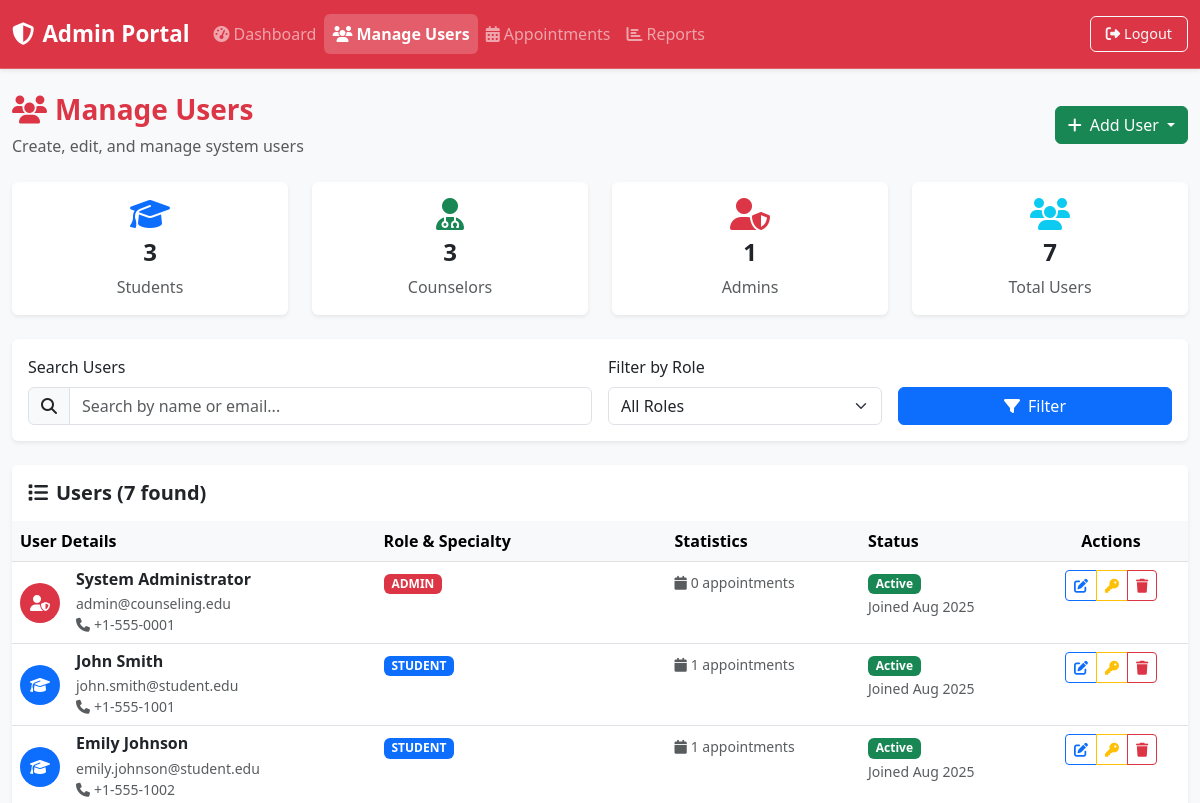
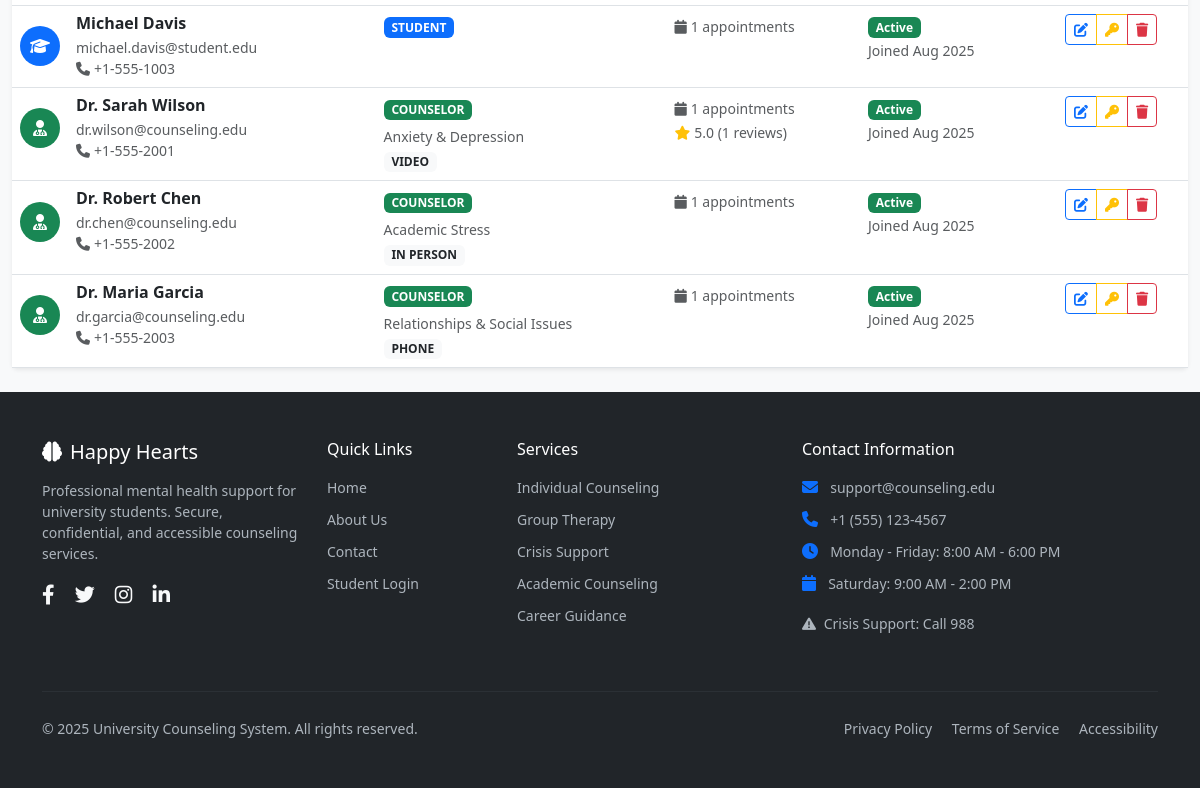
The page /admin/manage_users.php (signed in) on the database as committed earlier (2 pictures, top to bottom).
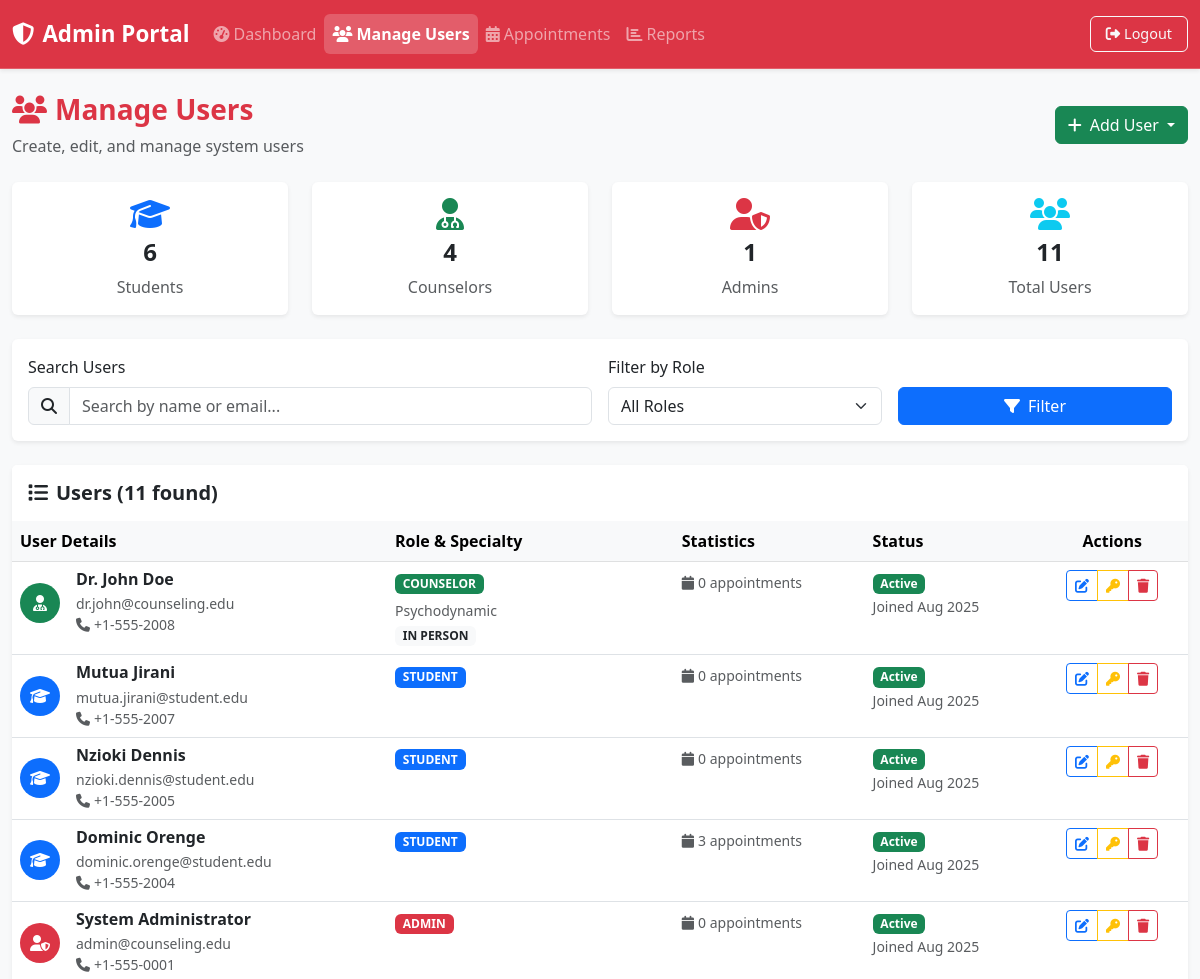
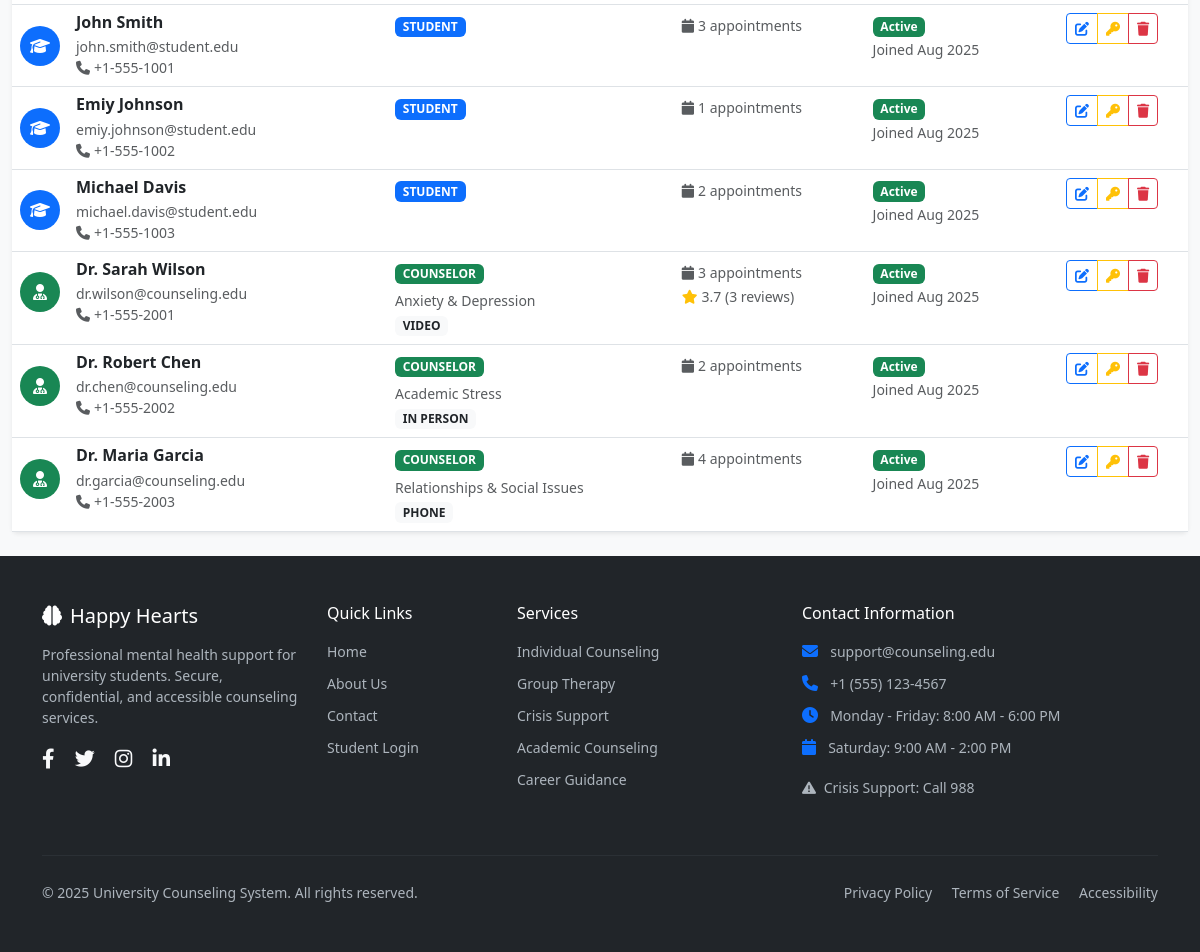
The same page on the database as committed later (2 pictures, top to bottom).
### tables this page shows
CREATE TABLE `users` (
  `id` bigint NOT NULL AUTO_INCREMENT,
  `role` enum('STUDENT','COUNSELOR','ADMIN') NOT NULL,
  `name` varchar(150) NOT NULL,
  `email` varchar(150) NOT NULL,
  `password_hash` varchar(255) NOT NULL,
  `phone` varchar(20) DEFAULT NULL,
  `created_at` timestamp NULL DEFAULT CURRENT_TIMESTAMP,
  PRIMARY KEY (`id`),
  UNIQUE KEY `email` (`email`)
);

CREATE TABLE `counselor_profiles` (
  `user_id` bigint NOT NULL,
  `specialty` varchar(150) DEFAULT NULL,
  `meeting_mode` enum('IN_PERSON','VIDEO','PHONE') DEFAULT NULL,
  `bio` text,
  `location` varchar(150) DEFAULT NULL,
  PRIMARY KEY (`user_id`),
  CONSTRAINT `counselor_profiles_ibfk_1` FOREIGN KEY (`user_id`) REFERENCES `users` (`id`) ON DELETE CASCADE
);

### admin/manage_users.php (the view, shortened to what the rows shown need)
<?php
require_once '../config/db.php';
$query = "
    SELECT u.*, cp.specialty, cp.meeting_mode, cp.bio, cp.location,
           (SELECT COUNT(*) FROM appointments WHERE student_id = u.id OR counselor_id = u.id) as appointment_count,
           (SELECT AVG(rating) FROM feedback f
            JOIN sessions s ON f.session_id = s.id
            JOIN appointments a ON s.appointment_id = a.id
            WHERE a.counselor_id = u.id) as avg_rating,
           (SELECT COUNT(*) FROM feedback f
            JOIN sessions s ON f.session_id = s.id
            JOIN appointments a ON s.appointment_id = a.id
            WHERE a.counselor_id = u.id) as feedback_count
    FROM users u
    LEFT JOIN counselor_profiles cp ON u.id = cp.user_id
    WHERE 1=1
";
$params = [];
$query .= " ORDER BY u.created_at DESC";
$stmt = $pdo->prepare($query);
$stmt->execute($params);
$users = $stmt->fetchAll();
$stmt = $pdo->query("SELECT role, COUNT(*) as count FROM users GROUP BY role");
$role_counts = [];
while ($row = $stmt->fetch()) {
    $role_counts[$row['role']] = $row['count'];
}
?>
<!DOCTYPE html>
<html lang="en">
<head>
    <link href="https://cdn.jsdelivr.net/npm/bootstrap@5.3.0/dist/css/bootstrap.min.css" rel="stylesheet">
    <link href="https://cdnjs.cloudflare.com/ajax/libs/font-awesome/6.4.0/css/all.min.css" rel="stylesheet">
    <link href="../assets/css/app.css" rel="stylesheet">
</head>
<body class="bg-light">
    <div class="container-fluid py-4">
        <div class="row">
            <div class="col-12">
                <div class="d-flex justify-content-between align-items-center mb-4">
                    <div>
                        <h1 class="h3 fw-bold text-danger">
                            <i class="fas fa-users me-2"></i>Manage Users
                        </h1>
                    </div>
                </div>
            </div>
        </div>
        <div class="row g-4 mb-4">
            <div class="col-md-3">
                <div class="card border-0 shadow-sm text-center">
                    <div class="card-body">
                        <i class="fas fa-graduation-cap text-primary fs-2 mb-2"></i>
                        <h4 class="fw-bold"><?= $role_counts['STUDENT'] ?? 0 ?></h4>
                        <p class="text-muted mb-0">Students</p>
                    </div>
                </div>
            </div>
            <div class="col-md-3">
                <div class="card border-0 shadow-sm text-center">
                    <div class="card-body">
                        <i class="fas fa-user-md text-success fs-2 mb-2"></i>
                        <h4 class="fw-bold"><?= $role_counts['COUNSELOR'] ?? 0 ?></h4>
                        <p class="text-muted mb-0">Counselors</p>
                    </div>
                </div>
            </div>
        </div>
        <div class="card border-0 shadow-sm">
            <div class="card-body p-0">
                <div class="table-responsive">
                    <table class="table table-hover mb-0">
                        <thead class="table-light">
                            <tr>
                                <th>User Details</th>
                                <th>Role & Specialty</th>
                                <th>Statistics</th>
                                <th>Status</th>
                                <th class="text-center">Actions</th>
                            </tr>
                        </thead>
                        <tbody>
                            <?php foreach ($users as $user): ?>
                                <tr>
                                    <td>
                                        <div class="d-flex align-items-center">
                                            <div class="me-3">
                                                <div class="bg-<?= $user['role'] === 'ADMIN' ? 'danger' : ($user['role'] === 'COUNSELOR' ? 'success' : 'primary') ?>
                                                          text-white rounded-circle d-flex align-items-center justify-content-center"
                                                     style="width: 40px; height: 40px;">
                                                    <i class="fas fa-<?= $user['role'] === 'ADMIN' ? 'user-shield' : ($user['role'] === 'COUNSELOR' ? 'user-md' : 'graduation-cap') ?>"></i>
                                                </div>
                                            </div>
                                            <div>
                                                <h6 class="mb-1 fw-bold"><?= htmlspecialchars($user['name']) ?></h6>
                                                <p class="mb-0 text-muted small"><?= htmlspecialchars($user['email']) ?></p>
                                                <?php if ($user['phone']): ?>
                                                    <p class="mb-0 text-muted small">
                                                        <i class="fas fa-phone me-1"></i><?= htmlspecialchars($user['phone']) ?>
                                                    </p>
                                                <?php endif; ?>
                                            </div>
                                        </div>
                                    </td>
                                    <td>
                                        <span class="badge bg-<?= $user['role'] === 'ADMIN' ? 'danger' : ($user['role'] === 'COUNSELOR' ? 'success' : 'primary') ?> mb-1">
                                            <?= $user['role'] ?>
                                        </span>
                                        <?php if ($user['specialty']): ?>
                                            <br><small class="text-muted"><?= htmlspecialchars($user['specialty']) ?></small>
                                        <?php endif; ?>
                                        <?php if ($user['meeting_mode']): ?>
                                            <br><span class="badge bg-light text-dark"><?= str_replace('_', ' ', $user['meeting_mode']) ?></span>
                                        <?php endif; ?>
                                    </td>
                                    <td>
                                        <small class="text-muted">
                                            <i class="fas fa-calendar me-1"></i><?= $user['appointment_count'] ?> appointments
                                            <?php if ($user['role'] === 'COUNSELOR' && $user['avg_rating']): ?>
                                                <br><i class="fas fa-star text-warning me-1"></i><?= number_format($user['avg_rating'], 1) ?>
                                                (<?= $user['feedback_count'] ?> reviews)
                                            <?php endif; ?>
                                        </small>
                                    </td>
                                    <td>
                                        <span class="badge bg-success">Active</span>
                                        <br><small class="text-muted">Joined <?= date('M Y', strtotime($user['created_at'])) ?></small>
                                    </td>
                                    <td class="text-center">
                                        <div class="btn-group" role="group">
                                            <button type="button" class="btn btn-sm btn-outline-primary"
                                                    data-bs-toggle="modal" data-bs-target="#editUserModal"
                                                    onclick="editUser(<?= htmlspecialchars(json_encode($user)) ?>)">
                                                <i class="fas fa-edit"></i>
                                            </button>
                                            <button type="button" class="btn btn-sm btn-outline-warning"
                                                    data-bs-toggle="modal" data-bs-target="#resetPasswordModal"
                                                    data-user-id="<?= $user['id'] ?>" data-user-name="<?= htmlspecialchars($user['name']) ?>">
                                                <i class="fas fa-key"></i>
                                            </button>
                                            <button type="button" class="btn btn-sm btn-outline-danger"
                                                    data-bs-toggle="modal" data-bs-target="#deleteUserModal"
                                                    data-user-id="<?= $user['id'] ?>" data-user-name="<?= htmlspecialchars($user['name']) ?>">
                                                <i class="fas fa-trash"></i>
                                            </button>
                                        </div>
                                    </td>
                                </tr>
                            <?php endforeach; ?>
                        </tbody>
                    </table>
                </div>
            </div>
        </div>
    </div>
</body>
</html>

Rows that differ between the two databases and show on the page:
removed users: id "3", name "Emily Johnson", email "emily.johnson@student.edu", phone "+1-555-1002", role "STUDENT", appointment_count "1", created_at "Aug 2025"
added counselor_profiles: user_id.name "Dr. John Doe", user_id.email "dr.john@counseling.edu", user_id.phone "+1-555-2008", user_id.role "COUNSELOR", specialty "Psychodynamic", meeting_mode "IN PERSON", appointment_count "0", user_id.created_at "Aug 2025"
added users: name "Mutua Jirani", email "mutua.jirani@student.edu", phone "+1-555-2007", role "STUDENT", appointment_count "0", created_at "Aug 2025"
added users: name "Nzioki Dennis", email "nzioki.dennis@student.edu", phone "+1-555-2005", role "STUDENT", appointment_count "0", created_at "Aug 2025"
added users: name "Dominic Orenge", email "dominic.orenge@student.edu", phone "+1-555-2004", role "STUDENT", appointment_count "3", created_at "Aug 2025"
changed users "John Smith": appointment_count "1" → "3"
added users: name "Emiy Johnson", email "emiy.johnson@student.edu", phone "+1-555-1002", role "STUDENT", appointment_count "1", created_at "Aug 2025"
changed users "Michael Davis": appointment_count "1" → "2"
computed for counselor_profiles "Anxiety & Depression": appointment_count "1" → "3"; avg_rating "5.0" → "3.7"; feedback_count "1" → "3"
computed for counselor_profiles "Academic Stress": appointment_count "1" → "2"
computed for counselor_profiles "Relationships & Social Issues": appointment_count "1" → "4"
Other text that changed with them:
$role_counts['STUDENT']: (not shown) → "6"
$role_counts['COUNSELOR']: (not shown) → "4"
array_sum($role_counts): "7" → "11"
count($users): "7" → "11"
